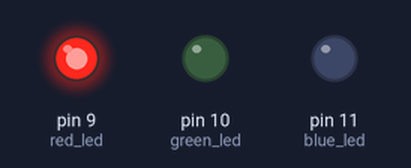
Bench run of a sketch on a simulated Arduino Uno, built with avr-gcc and run on an emulated ATmega328P. Parts: output pins drawn as LEDs (lit = HIGH).

Above: at 0.2 s.
At 1.2 s:
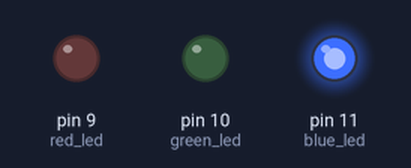
At 2.2 s:
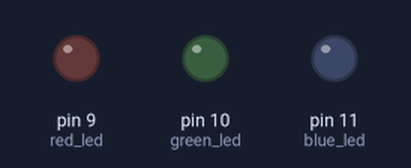
At 4.7 s:
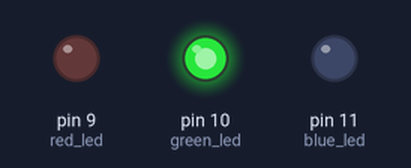
Timing chart, 0 to 5.2 s (numbered marks = the images above):
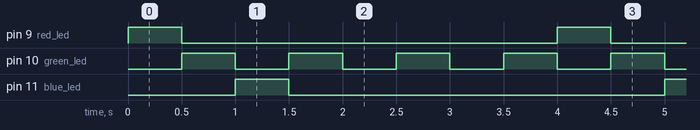

Measured:
- by itself, pin 9 (red_led), pin 11 (blue_led): alternates HIGH for 0.50 s and LOW for 3.5 s
- by itself, pin 10 (green_led): alternates HIGH for 0.50 s and LOW for 0.50 s
- by itself, everything shown: repeats every 4.0 s, in 9 steps

The sketch:

Create_sequenced_blinking_effects.ino
```cpp
const int red_led = 9;
const int green_led = 10;
const int blue_led = 11;
const int blink_time = 500;

void blink_led(int led_pin, int blink_time){
  digitalWrite(led_pin, HIGH);  // turn the LED on (HIGH is the voltage level)
  delay(blink_time);                      // wait for a second
  digitalWrite(led_pin, LOW);   // turn the LED off by making the voltage LOW
}

void setup() {
  // initialize digital pin LED_BUILTIN as an output.
  pinMode(red_led, OUTPUT);
  pinMode(green_led, OUTPUT);
  pinMode(blue_led, OUTPUT);
}

// the loop function runs over and over again forever
void loop() {
  blink_led(red_led, blink_time);
  blink_led(green_led, blink_time);
  blink_led(blue_led, blink_time);
  blink_led(green_led, blink_time);
  delay(blink_time);
  blink_led(green_led, blink_time);
  delay(blink_time);
  blink_led(green_led, blink_time);
}
```
